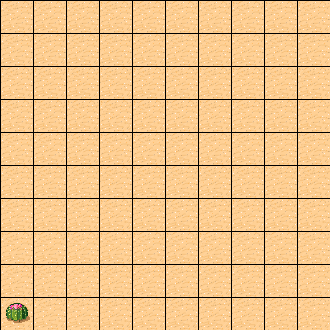

A 2D game scene composited from a Tiled map and its tileset images. What follows is a short description and the map's XML, with every tile layer's data as written:
An orthogonal 10x10 tile map with 33x33 px tiles, 1 tile layer (Tile Layer 1).

<map version="1.0" orientation="orthogonal" renderorder="right-up" width="10" height="10" tilewidth="33" tileheight="33" nextobjectid="1">
 <tileset firstgid="1" name="tmw_desert_spacing" tilewidth="33" tileheight="33" tilecount="48" columns="8">
  <image source="tmw_desert_spacing.png" width="265" height="199" />
 </tileset>
 <layer name="Tile Layer 1" width="10" height="10">
  <data encoding="csv">
30,30,30,30,30,30,30,30,30,30,
30,30,30,30,30,30,30,30,30,30,
30,30,30,30,30,30,30,30,30,30,
30,30,30,30,30,30,30,30,30,30,
30,30,30,30,30,30,30,30,30,30,
30,30,30,30,30,30,30,30,30,30,
30,30,30,30,30,30,30,30,30,30,
30,30,30,30,30,30,30,30,30,30,
30,30,30,30,30,30,30,30,30,30,
31,30,30,30,30,30,30,30,30,30
</data>
 </layer>
</map>
